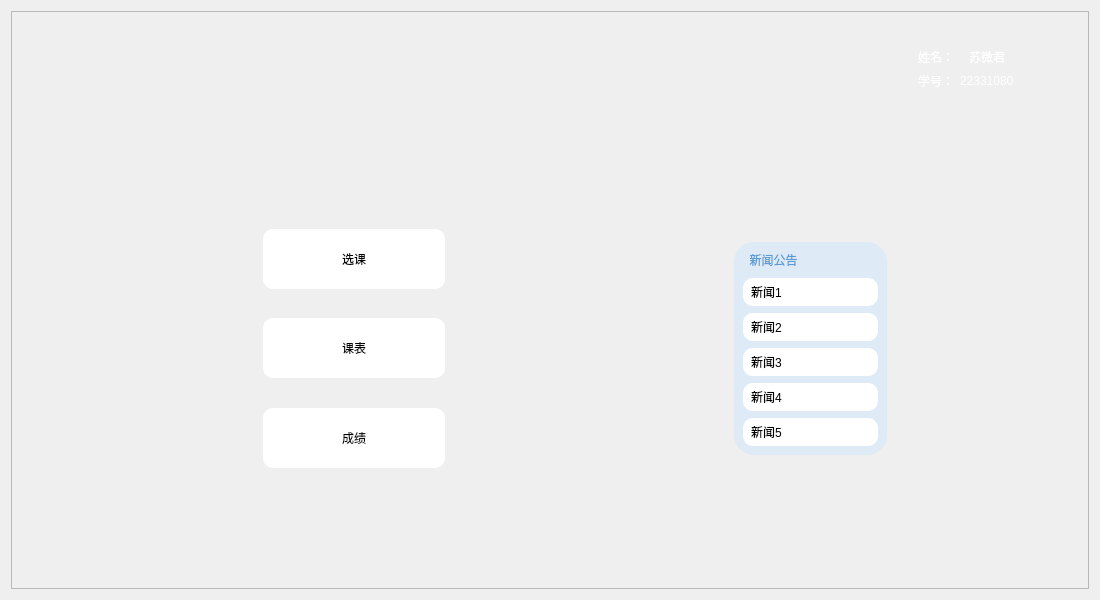
<?xml version="1.0" encoding="UTF-8"?>
<ui version="4.0">
 <class>StudentMainWindow</class>
 <widget class="QWidget" name="StudentMainWindow">
  <property name="geometry">
   <rect>
    <x>0</x>
    <y>0</y>
    <width>1100</width>
    <height>600</height>
   </rect>
  </property>
  <property name="sizePolicy">
   <sizepolicy hsizetype="MinimumExpanding" vsizetype="MinimumExpanding">
    <horstretch>0</horstretch>
    <verstretch>0</verstretch>
   </sizepolicy>
  </property>
  <property name="minimumSize">
   <size>
    <width>0</width>
    <height>0</height>
   </size>
  </property>
  <property name="cursor">
   <cursorShape>ArrowCursor</cursorShape>
  </property>
  <property name="windowTitle">
   <string>Form</string>
  </property>
  <layout class="QVBoxLayout" name="verticalLayout_5">
   <item>
    <widget class="QFrame" name="frame">
     <property name="sizePolicy">
      <sizepolicy hsizetype="Expanding" vsizetype="Expanding">
       <horstretch>0</horstretch>
       <verstretch>0</verstretch>
      </sizepolicy>
     </property>
     <property name="frameShape">
      <enum>QFrame::StyledPanel</enum>
     </property>
     <property name="frameShadow">
      <enum>QFrame::Raised</enum>
     </property>
     <layout class="QVBoxLayout" name="verticalLayout_7">
      <property name="spacing">
       <number>0</number>
      </property>
      <item>
       <widget class="QWidget" name="widget_4" native="true">
        <layout class="QHBoxLayout" name="horizontalLayout">
         <item>
          <spacer name="horizontalSpacer_23">
           <property name="orientation">
            <enum>Qt::Horizontal</enum>
           </property>
           <property name="sizeType">
            <enum>QSizePolicy::Fixed</enum>
           </property>
           <property name="sizeHint" stdset="0">
            <size>
             <width>13</width>
             <height>17</height>
            </size>
           </property>
          </spacer>
         </item>
         <item>
          <widget class="QLabel" name="jwTitle_2">
           <property name="sizePolicy">
            <sizepolicy hsizetype="Preferred" vsizetype="Preferred">
             <horstretch>0</horstretch>
             <verstretch>0</verstretch>
            </sizepolicy>
           </property>
           <property name="minimumSize">
            <size>
             <width>0</width>
             <height>0</height>
            </size>
           </property>
           <property name="maximumSize">
            <size>
             <width>16777215</width>
             <height>16777215</height>
            </size>
           </property>
           <property name="font">
            <font>
             <pointsize>18</pointsize>
            </font>
           </property>
           <property name="styleSheet">
            <string notr="true"/>
           </property>
           <property name="text">
            <string/>
           </property>
          </widget>
         </item>
         <item>
          <spacer name="horizontalSpacer_24">
           <property name="orientation">
            <enum>Qt::Horizontal</enum>
           </property>
           <property name="sizeType">
            <enum>QSizePolicy::Expanding</enum>
           </property>
           <property name="sizeHint" stdset="0">
            <size>
             <width>270</width>
             <height>25</height>
            </size>
           </property>
          </spacer>
         </item>
         <item>
          <widget class="QWidget" name="widget_5" native="true">
           <layout class="QHBoxLayout" name="horizontalLayout_6">
            <item>
             <widget class="QPushButton" name="btn_HeadPortrait">
              <property name="cursor">
               <cursorShape>OpenHandCursor</cursorShape>
              </property>
              <property name="styleSheet">
               <string notr="true">background: transparent;
color: rgba(255,255,255,0.5);
border-top-right-radius: 4px;
border-bottom-right-radius: 4px;</string>
              </property>
              <property name="text">
               <string/>
              </property>
             </widget>
            </item>
            <item>
             <widget class="QWidget" name="widget" native="true">
              <layout class="QVBoxLayout" name="verticalLayout_2">
               <item>
                <layout class="QHBoxLayout" name="horizontalLayout_4">
                 <item>
                  <widget class="QLabel" name="label_7">
                   <property name="styleSheet">
                    <string notr="true">color: rgb(255, 255, 255);
font: 11pt &quot;Microsoft YaHei UI&quot;;</string>
                   </property>
                   <property name="text">
                    <string>姓名：</string>
                   </property>
                  </widget>
                 </item>
                 <item>
                  <widget class="QLabel" name="lbl_StuName">
                   <property name="styleSheet">
                    <string notr="true">color: rgb(255, 255, 255);
font: 11pt &quot;Microsoft YaHei UI&quot;;</string>
                   </property>
                   <property name="text">
                    <string>苏微君</string>
                   </property>
                  </widget>
                 </item>
                </layout>
               </item>
               <item>
                <layout class="QHBoxLayout" name="horizontalLayout_7">
                 <item>
                  <widget class="QLabel" name="label_8">
                   <property name="styleSheet">
                    <string notr="true">color: rgb(255, 255, 255);
font: 11pt &quot;Microsoft YaHei UI&quot;;</string>
                   </property>
                   <property name="text">
                    <string>学号：</string>
                   </property>
                  </widget>
                 </item>
                 <item>
                  <widget class="QLabel" name="lbl_StuID">
                   <property name="styleSheet">
                    <string notr="true">color: rgb(255, 255, 255);
font: 11pt &quot;Microsoft YaHei UI&quot;;</string>
                   </property>
                   <property name="text">
                    <string>22331080</string>
                   </property>
                  </widget>
                 </item>
                </layout>
               </item>
              </layout>
             </widget>
            </item>
            <item>
             <widget class="QPushButton" name="btn_Exit">
              <property name="sizePolicy">
               <sizepolicy hsizetype="Fixed" vsizetype="Fixed">
                <horstretch>0</horstretch>
                <verstretch>0</verstretch>
               </sizepolicy>
              </property>
              <property name="cursor">
               <cursorShape>OpenHandCursor</cursorShape>
              </property>
              <property name="styleSheet">
               <string notr="true">background: transparent;
color: rgba(255,255,255,0.5);
border-top-right-radius: 4px;
border-bottom-right-radius: 4px;</string>
              </property>
              <property name="text">
               <string/>
              </property>
             </widget>
            </item>
           </layout>
          </widget>
         </item>
        </layout>
       </widget>
      </item>
      <item>
       <widget class="QWidget" name="widget_3" native="true">
        <property name="styleSheet">
         <string notr="true">#widget_3{border-image:url(&quot;:/new/main_window_stu/backgroundimage1.png&quot;)}</string>
        </property>
        <layout class="QVBoxLayout" name="verticalLayout_4">
         <item>
          <spacer name="verticalSpacer_12">
           <property name="orientation">
            <enum>Qt::Vertical</enum>
           </property>
           <property name="sizeHint" stdset="0">
            <size>
             <width>20</width>
             <height>14</height>
            </size>
           </property>
          </spacer>
         </item>
         <item>
          <widget class="QWidget" name="widget_8" native="true">
           <layout class="QHBoxLayout" name="horizontalLayout_2">
            <item>
             <spacer name="horizontalSpacer_7">
              <property name="orientation">
               <enum>Qt::Horizontal</enum>
              </property>
              <property name="sizeType">
               <enum>QSizePolicy::Fixed</enum>
              </property>
              <property name="sizeHint" stdset="0">
               <size>
                <width>50</width>
                <height>20</height>
               </size>
              </property>
             </spacer>
            </item>
            <item>
             <spacer name="horizontalSpacer_2">
              <property name="orientation">
               <enum>Qt::Horizontal</enum>
              </property>
              <property name="sizeType">
               <enum>QSizePolicy::Expanding</enum>
              </property>
              <property name="sizeHint" stdset="0">
               <size>
                <width>47</width>
                <height>20</height>
               </size>
              </property>
             </spacer>
            </item>
            <item>
             <widget class="QWidget" name="widget_6" native="true">
              <property name="sizePolicy">
               <sizepolicy hsizetype="Fixed" vsizetype="Preferred">
                <horstretch>100</horstretch>
                <verstretch>0</verstretch>
               </sizepolicy>
              </property>
              <property name="minimumSize">
               <size>
                <width>200</width>
                <height>0</height>
               </size>
              </property>
              <layout class="QVBoxLayout" name="verticalLayout">
               <item>
                <spacer name="verticalSpacer_4">
                 <property name="orientation">
                  <enum>Qt::Vertical</enum>
                 </property>
                 <property name="sizeHint" stdset="0">
                  <size>
                   <width>28</width>
                   <height>24</height>
                  </size>
                 </property>
                </spacer>
               </item>
               <item>
                <widget class="QPushButton" name="btn_PickClass">
                 <property name="sizePolicy">
                  <sizepolicy hsizetype="Minimum" vsizetype="Fixed">
                   <horstretch>0</horstretch>
                   <verstretch>0</verstretch>
                  </sizepolicy>
                 </property>
                 <property name="minimumSize">
                  <size>
                   <width>0</width>
                   <height>60</height>
                  </size>
                 </property>
                 <property name="cursor">
                  <cursorShape>OpenHandCursor</cursorShape>
                 </property>
                 <property name="styleSheet">
                  <string notr="true">font: 700 22pt &quot;Microsoft YaHei UI&quot;;
background-color: rgb(255, 255, 255);
color: rgb(0, 0, 0);
border-radius:10px;
</string>
                 </property>
                 <property name="text">
                  <string>选课</string>
                 </property>
                 <property name="iconSize">
                  <size>
                   <width>50</width>
                   <height>50</height>
                  </size>
                 </property>
                </widget>
               </item>
               <item>
                <spacer name="verticalSpacer">
                 <property name="orientation">
                  <enum>Qt::Vertical</enum>
                 </property>
                 <property name="sizeHint" stdset="0">
                  <size>
                   <width>28</width>
                   <height>23</height>
                  </size>
                 </property>
                </spacer>
               </item>
               <item>
                <widget class="QPushButton" name="btn_MyClass">
                 <property name="minimumSize">
                  <size>
                   <width>60</width>
                   <height>60</height>
                  </size>
                 </property>
                 <property name="cursor">
                  <cursorShape>OpenHandCursor</cursorShape>
                 </property>
                 <property name="styleSheet">
                  <string notr="true">font: 700 22pt &quot;Microsoft YaHei UI&quot;;
background-color: rgb(255, 255, 255);
color: rgb(0, 0, 0);
border-radius:10px;</string>
                 </property>
                 <property name="text">
                  <string>课表</string>
                 </property>
                 <property name="iconSize">
                  <size>
                   <width>50</width>
                   <height>50</height>
                  </size>
                 </property>
                </widget>
               </item>
               <item>
                <spacer name="verticalSpacer_2">
                 <property name="orientation">
                  <enum>Qt::Vertical</enum>
                 </property>
                 <property name="sizeHint" stdset="0">
                  <size>
                   <width>28</width>
                   <height>24</height>
                  </size>
                 </property>
                </spacer>
               </item>
               <item>
                <widget class="QPushButton" name="btn_MyScore">
                 <property name="minimumSize">
                  <size>
                   <width>0</width>
                   <height>60</height>
                  </size>
                 </property>
                 <property name="cursor">
                  <cursorShape>OpenHandCursor</cursorShape>
                 </property>
                 <property name="styleSheet">
                  <string notr="true">font: 700 22pt &quot;Microsoft YaHei UI&quot;;
background-color: rgb(255, 255, 255);
color: rgb(0, 0, 0);
border-radius:10px;</string>
                 </property>
                 <property name="text">
                  <string>成绩</string>
                 </property>
                 <property name="iconSize">
                  <size>
                   <width>50</width>
                   <height>50</height>
                  </size>
                 </property>
                </widget>
               </item>
               <item>
                <spacer name="verticalSpacer_3">
                 <property name="orientation">
                  <enum>Qt::Vertical</enum>
                 </property>
                 <property name="sizeHint" stdset="0">
                  <size>
                   <width>28</width>
                   <height>24</height>
                  </size>
                 </property>
                </spacer>
               </item>
              </layout>
             </widget>
            </item>
            <item>
             <spacer name="horizontalSpacer_6">
              <property name="orientation">
               <enum>Qt::Horizontal</enum>
              </property>
              <property name="sizeType">
               <enum>QSizePolicy::Fixed</enum>
              </property>
              <property name="sizeHint" stdset="0">
               <size>
                <width>100</width>
                <height>20</height>
               </size>
              </property>
             </spacer>
            </item>
            <item>
             <spacer name="horizontalSpacer_5">
              <property name="orientation">
               <enum>Qt::Horizontal</enum>
              </property>
              <property name="sizeHint" stdset="0">
               <size>
                <width>58</width>
                <height>20</height>
               </size>
              </property>
             </spacer>
            </item>
            <item>
             <widget class="QWidget" name="widget_7" native="true">
              <property name="styleSheet">
               <string notr="true"/>
              </property>
              <layout class="QVBoxLayout" name="verticalLayout_6">
               <item>
                <spacer name="verticalSpacer_5">
                 <property name="orientation">
                  <enum>Qt::Vertical</enum>
                 </property>
                 <property name="sizeHint" stdset="0">
                  <size>
                   <width>20</width>
                   <height>21</height>
                  </size>
                 </property>
                </spacer>
               </item>
               <item>
                <widget class="QWidget" name="widget_2" native="true">
                 <property name="styleSheet">
                  <string notr="true">
border-radius:20px;

background-color: rgb(222, 234, 246);</string>
                 </property>
                 <layout class="QVBoxLayout" name="verticalLayout_3">
                  <item>
                   <widget class="QLabel" name="label">
                    <property name="sizePolicy">
                     <sizepolicy hsizetype="Fixed" vsizetype="Fixed">
                      <horstretch>0</horstretch>
                      <verstretch>0</verstretch>
                     </sizepolicy>
                    </property>
                    <property name="styleSheet">
                     <string notr="true">font: 700 18pt &quot;Microsoft YaHei UI&quot;;
color:rgb(91, 155, 213);
border:none;</string>
                    </property>
                    <property name="text">
                     <string>  新闻公告                        </string>
                    </property>
                   </widget>
                  </item>
                  <item>
                   <spacer name="verticalSpacer_11">
                    <property name="orientation">
                     <enum>Qt::Vertical</enum>
                    </property>
                    <property name="sizeType">
                     <enum>QSizePolicy::Fixed</enum>
                    </property>
                    <property name="sizeHint" stdset="0">
                     <size>
                      <width>20</width>
                      <height>3</height>
                     </size>
                    </property>
                   </spacer>
                  </item>
                  <item>
                   <widget class="QLabel" name="newslabel1">
                    <property name="styleSheet">
                     <string notr="true">font: 12pt &quot;Microsoft YaHei UI&quot;;
color: rgb(0, 0, 0);
background-color: rgb(255, 255, 255);
padding: 5px;
border-radius:10px;
border:none;</string>
                    </property>
                    <property name="text">
                     <string>新闻1</string>
                    </property>
                   </widget>
                  </item>
                  <item>
                   <spacer name="verticalSpacer_10">
                    <property name="orientation">
                     <enum>Qt::Vertical</enum>
                    </property>
                    <property name="sizeType">
                     <enum>QSizePolicy::Fixed</enum>
                    </property>
                    <property name="sizeHint" stdset="0">
                     <size>
                      <width>20</width>
                      <height>1</height>
                     </size>
                    </property>
                   </spacer>
                  </item>
                  <item>
                   <widget class="QLabel" name="newslabel2">
                    <property name="styleSheet">
                     <string notr="true">font: 12pt &quot;Microsoft YaHei UI&quot;;
color: rgb(0, 0, 0);
background-color: rgb(255, 255, 255);
padding: 5px;
border-radius:10px;
border:none;</string>
                    </property>
                    <property name="text">
                     <string>新闻2</string>
                    </property>
                   </widget>
                  </item>
                  <item>
                   <spacer name="verticalSpacer_9">
                    <property name="orientation">
                     <enum>Qt::Vertical</enum>
                    </property>
                    <property name="sizeType">
                     <enum>QSizePolicy::Fixed</enum>
                    </property>
                    <property name="sizeHint" stdset="0">
                     <size>
                      <width>20</width>
                      <height>1</height>
                     </size>
                    </property>
                   </spacer>
                  </item>
                  <item>
                   <widget class="QLabel" name="newslabel3">
                    <property name="styleSheet">
                     <string notr="true">font: 12pt &quot;Microsoft YaHei UI&quot;;
color: rgb(0, 0, 0);
padding: 5px;
background-color: rgb(255, 255, 255);
border-radius:10px;
border:none;</string>
                    </property>
                    <property name="text">
                     <string>新闻3</string>
                    </property>
                   </widget>
                  </item>
                  <item>
                   <spacer name="verticalSpacer_8">
                    <property name="orientation">
                     <enum>Qt::Vertical</enum>
                    </property>
                    <property name="sizeType">
                     <enum>QSizePolicy::Fixed</enum>
                    </property>
                    <property name="sizeHint" stdset="0">
                     <size>
                      <width>20</width>
                      <height>1</height>
                     </size>
                    </property>
                   </spacer>
                  </item>
                  <item>
                   <widget class="QLabel" name="newslabel4">
                    <property name="styleSheet">
                     <string notr="true">font: 12pt &quot;Microsoft YaHei UI&quot;;
color: rgb(0, 0, 0);
padding: 5px;
background-color: rgb(255, 255, 255);
border-radius:10px;
border:none;</string>
                    </property>
                    <property name="text">
                     <string>新闻4</string>
                    </property>
                   </widget>
                  </item>
                  <item>
                   <spacer name="verticalSpacer_7">
                    <property name="orientation">
                     <enum>Qt::Vertical</enum>
                    </property>
                    <property name="sizeType">
                     <enum>QSizePolicy::Fixed</enum>
                    </property>
                    <property name="sizeHint" stdset="0">
                     <size>
                      <width>20</width>
                      <height>1</height>
                     </size>
                    </property>
                   </spacer>
                  </item>
                  <item>
                   <widget class="QLabel" name="newslabel5">
                    <property name="styleSheet">
                     <string notr="true">font: 12pt &quot;Microsoft YaHei UI&quot;;
color: rgb(0, 0, 0);
padding: 5px;
background-color: rgb(255, 255, 255);
border-radius:10px;
border:none;</string>
                    </property>
                    <property name="text">
                     <string>新闻5</string>
                    </property>
                   </widget>
                  </item>
                 </layout>
                </widget>
               </item>
               <item>
                <spacer name="verticalSpacer_6">
                 <property name="orientation">
                  <enum>Qt::Vertical</enum>
                 </property>
                 <property name="sizeType">
                  <enum>QSizePolicy::Expanding</enum>
                 </property>
                 <property name="sizeHint" stdset="0">
                  <size>
                   <width>20</width>
                   <height>21</height>
                  </size>
                 </property>
                </spacer>
               </item>
              </layout>
             </widget>
            </item>
            <item>
             <spacer name="horizontalSpacer_4">
              <property name="orientation">
               <enum>Qt::Horizontal</enum>
              </property>
              <property name="sizeType">
               <enum>QSizePolicy::Expanding</enum>
              </property>
              <property name="sizeHint" stdset="0">
               <size>
                <width>46</width>
                <height>20</height>
               </size>
              </property>
             </spacer>
            </item>
           </layout>
          </widget>
         </item>
         <item>
          <spacer name="verticalSpacer_13">
           <property name="orientation">
            <enum>Qt::Vertical</enum>
           </property>
           <property name="sizeHint" stdset="0">
            <size>
             <width>20</width>
             <height>14</height>
            </size>
           </property>
          </spacer>
         </item>
        </layout>
       </widget>
      </item>
     </layout>
    </widget>
   </item>
  </layout>
 </widget>
 <resources/>
 <connections/>
</ui>
